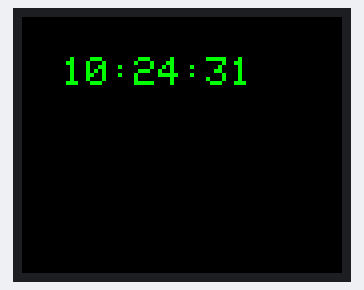
Recording of a sketch running on a simulated ESP32. Parts: 160×128 colour display. WiFi joins after 1.5 s; servers stay silent unless stated; network time is answered at once with the bench clock; the local clock reads 2024-03-15 10:24:30 at power-on unless the sketch sets it; what the sketch prints to the serial monitor is not drawn.

Above: at 1.8 s.
At 5.9 s:
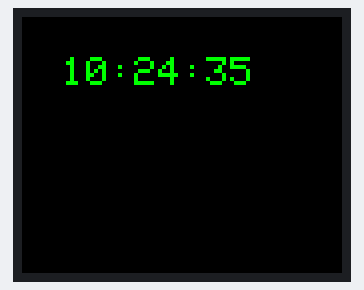
At 11.0 s:
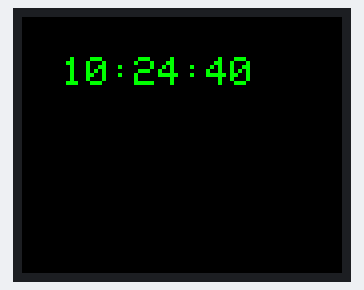
At 20.2 s:
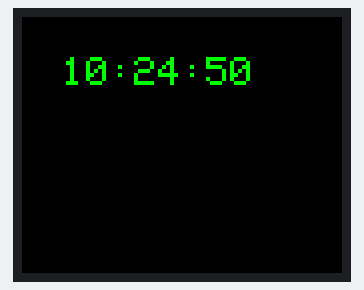
At 29.4 s:
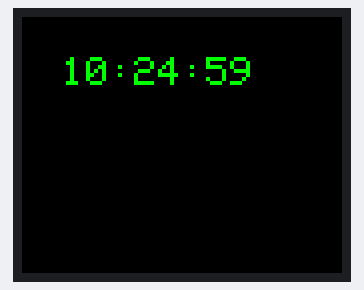
At 38.6 s:
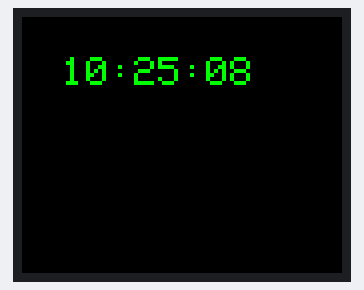

The sketch:

TS-ESP32-clock.ino
```cpp
#include <WiFi.h>

#include <SPI.h>
#include <Adafruit_GFX.h>
#include <Adafruit_ST7735.h>                               // Hardware-specific library
#include <MPU9250_asukiaaa.h>

#include <NTPClient.h>
#include <WiFiUdp.h>
const char* ssid     = "TALKTALK0E6422";
const char* password = "UJECR83R";

#define NTP_OFFSET  3600 // In seconds
#define NTP_INTERVAL 60 * 1000    // In miliseconds
#define NTP_ADDRESS  "europe.pool.ntp.org"
#define TFT_CS     10
#define TFT_RST    8  // you can also connect this to the Arduino reset
// in which case, set this #define pin to 0!
#define TFT_DC     9
Adafruit_ST7735 tft = Adafruit_ST7735(16, 17, 23, 5, 9); // CS,A0,SDA,SCK,RESET  fÃ¼r ttgo
//Adafruit_ST7735 tft = Adafruit_ST7735(TFT_CS,  TFT_DC, TFT_RST);    // fÃ¼r UNO und 1.8 Display
float r, x1, ya, z1, x2, y2, z2, x3, y3, x, y, z3;               //

#ifdef _ESP32_HAL_I2C_H_

#define SDA_PIN 19

#define SCL_PIN 18

#endif

#define BLACK 0x0000
#define BLUE 0x001F
#define RED 0xF800
#define GREEN 0x07E0
#define CYAN 0x07FF
#define MAGENTA 0xF81F
#define YELLOW 0xFFE0
#define WHITE 0xFFFF

#define zmax 2
#define komma 1
#define diffmax 1.0

WiFiUDP ntpUDP;
NTPClient timeClient(ntpUDP, NTP_ADDRESS, NTP_OFFSET, NTP_INTERVAL);


void setup()
{
//display.begin();
Serial.begin(115200);

Serial.println();
Serial.println();
Serial.print("Connecting to ");
Serial.println(ssid);
WiFi.begin(ssid, password);
while (WiFi.status() != WL_CONNECTED)
{
delay(500);
Serial.print(".");
}
Serial.println("");
Serial.println("WiFi connected.");
Serial.println("IP address: ");
Serial.println(WiFi.localIP());

timeClient.begin();
tft.initR(INITR_BLACKTAB);   // initialize a ST7735S chip, black tab
  tft.setTextWrap(true);
  tft.setRotation(3);

  tft.fillScreen(ST7735_BLACK);
  tft.setTextColor(0xFFFF);
  tft.setCursor(10, 20);
  tft.fillScreen(ST7735_BLACK);
  tft.setTextColor(ST7735_GREEN);
  tft.setTextSize(2);

#ifdef _ESP32_HAL_I2C_H_
  // for esp32
  Wire.begin(19, 18); //sda, scl
#else
  Wire.begin();
#endif
}

void loop()
{
timeClient.update();
String formattedTime = timeClient.getFormattedTime();
tft.fillScreen(ST7735_BLACK);
tft.setCursor(20, 20);
tft.println(formattedTime);
delay(1000);

}
```

Measured:
- what the display in image 0 shows lasts 1.1 s, from 1.7 s to 2.8 s
